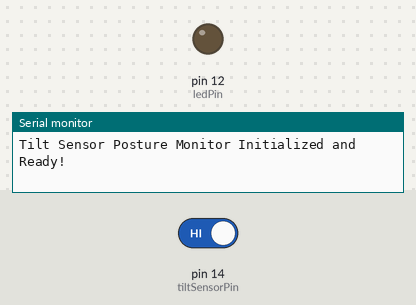
This sketch was run on a simulated Arduino Uno, built with avr-gcc and run on an emulated ATmega328P. Shown: output pins drawn as LEDs (lit = HIGH), the last lines printed to the serial monitor. Inputs (shaded band) come from the test bench; at power-on: pin 14 (tiltSensorPin) HIGH.

Above: at 1.2 s.
1.3 s: pin 14 (tiltSensorPin) driven LOW
At 1.8 s:
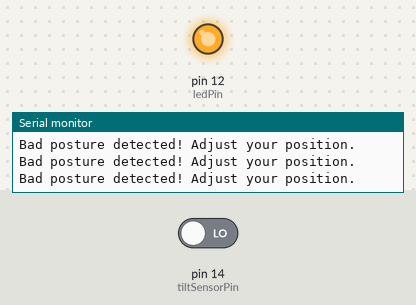
2.8 s: pin 14 (tiltSensorPin) driven HIGH
At 3.2 s:
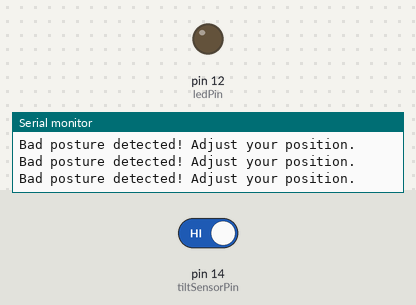
Timing chart, 0 to 5.8 s (numbered marks = the images above; inputs shaded):
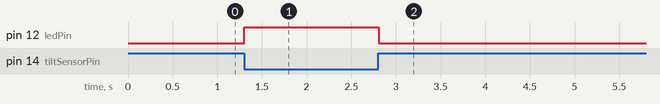

Measured:
- after the input at 1.3 s, pin 12 (ledPin): LOW → HIGH at once
- after the input at 2.8 s, pin 12 (ledPin): HIGH → LOW at once

The sketch:

tilt_sensor_posture_monitor.ino
```cpp
// (licence header left out)
// --- Pin Definitions ---
// Define the digital pin connected to the tilt sensor.
// Uses INPUT_PULLUP, so connect one side to GND and the other to this pin.
const int tiltSensorPin = 14;
// Define the digital pin connected to the alert LED.
// Connect one side to this pin (with a current limiting resistor) and the other to GND.
const int ledPin = 12;

void setup() {
  // Configure the tilt sensor pin as an input with an internal pull-up resistor.
  // This means the pin will read HIGH by default, and LOW when the sensor tilts (closes the circuit to GND).
  pinMode(tiltSensorPin, INPUT_PULLUP);

  // Configure the LED pin as an output.
  // This pin will be used to control the alert LED.
  pinMode(ledPin, OUTPUT);

  // Initialize Serial communication for debugging and status messages.
  // Set to 115200 baud rate for faster communication.
  Serial.begin(115200);
  Serial.println("Tilt Sensor Posture Monitor Initialized and Ready!");
}

void loop() {
  // Read the current state of the tilt sensor.
  // 'LOW' indicates a tilt (e.g., bad posture), 'HIGH' indicates no tilt (e.g., good posture).
  int tiltState = digitalRead(tiltSensorPin);

  // Check if the tilt sensor detects bad posture.
  // The sensor output is typically LOW when tilted (indicating a closed circuit).
  if (tiltState == LOW) {
    // Bad posture detected: turn the alert LED ON.
    digitalWrite(ledPin, HIGH);
    // Print a message to the Serial Monitor.
    Serial.println("Bad posture detected! Adjust your position.");
  } else {
    // Good posture: turn the alert LED OFF.
    digitalWrite(ledPin, LOW);
  }

  // A small delay to debounce the sensor and prevent rapid flickering of the LED.
  // Adjust this value if needed.
  delay(100);
}
```
